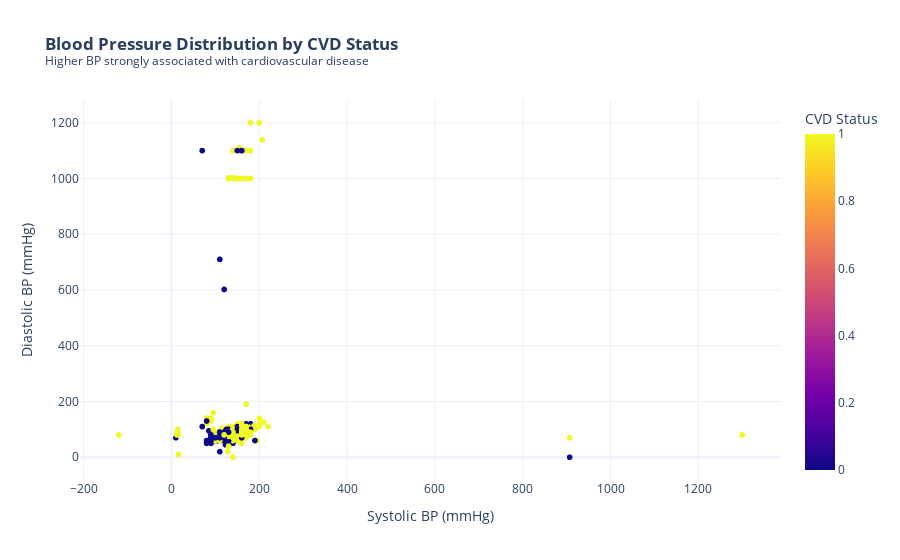

Write notebook code for a chart like this one.
### Code cell
# Key insight: Blood pressure relationship with CVD
fig = px.scatter(df_cardiac.sample(5000), x='ap_hi', y='ap_lo', color='cardio',
                 color_discrete_map={0: '#2ecc71', 1: '#e74c3c'},
                 labels={'ap_hi': 'Systolic BP (mmHg)', 'ap_lo': 'Diastolic BP (mmHg)', 'cardio': 'CVD Status'},
                 title='<b>Blood Pressure Distribution by CVD Status</b><br><sup>Higher BP strongly associated with cardiovascular disease</sup>')
fig.update_layout(template='plotly_white')
fig.show()

### Figure 1 — Plotly figure (JSON) as saved in the notebook; plotly's stock layout.template omitted (floating-point values rounded to 4 significant figures; data arrays with more than 128 entries replaced by an {"elided": "..."} marker saying what was removed)
{"data": [{"hovertemplate": "Systolic BP (mmHg)=%{x}<br>Diastolic BP (mmHg)=%{y}<br>CVD Status=%{marker.color}<extra></extra>", "legendgroup": "", "marker": {"color": {"elided": "5000 int values"}, "coloraxis": "coloraxis", "symbol": "circle"}, "mode": "markers", "name": "", "showlegend": false, "type": "scattergl", "x": {"elided": "5000 int values"}, "xaxis": "x", "y": {"elided": "5000 int values"}, "yaxis": "y"}], "layout": {"coloraxis": {"colorbar": {"title": {"text": "CVD Status"}}, "colorscale": [[0, "#0d0887"], [0.1111, "#46039f"], [0.2222, "#7201a8"], [0.3333, "#9c179e"], [0.4444, "#bd3786"], [0.5556, "#d8576b"], [0.6667, "#ed7953"], [0.7778, "#fb9f3a"], [0.8889, "#fdca26"], [1, "#f0f921"]]}, "legend": {"tracegroupgap": 0}, "title": {"text": "<b>Blood Pressure Distribution by CVD Status</b><br><sup>Higher BP strongly associated with cardiovascular disease</sup>"}, "xaxis": {"anchor": "y", "domain": [0, 1], "title": {"text": "Systolic BP (mmHg)"}}, "yaxis": {"anchor": "x", "domain": [0, 1], "title": {"text": "Diastolic BP (mmHg)"}}}}
